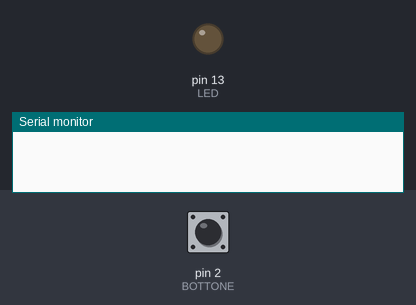
Simulated run of this sketch. Board: Arduino Uno, built with avr-gcc and run on an emulated ATmega328P. Parts: output pins drawn as LEDs (lit = HIGH), the last lines printed to the serial monitor. Inputs (shaded band) come from the test bench; at power-on: pin 2 (BOTTONE) LOW.

Above: at 1.2 s.
1.3 s: pin 2 (BOTTONE) pulled HIGH for 0.15 s
At 2.2 s:
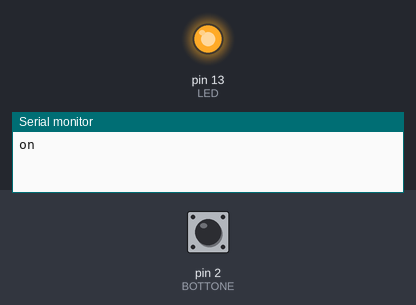
2.9 s: pin 2 (BOTTONE) pulled HIGH for 1 s
At 3.4 s:
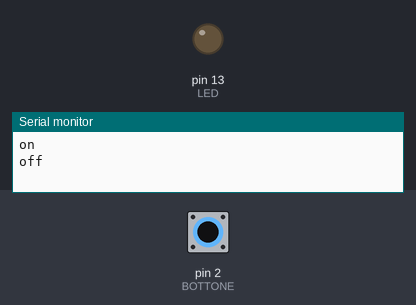
5.4 s: pin 2 (BOTTONE) pulled HIGH for 3.2 s
At 6.6 s:
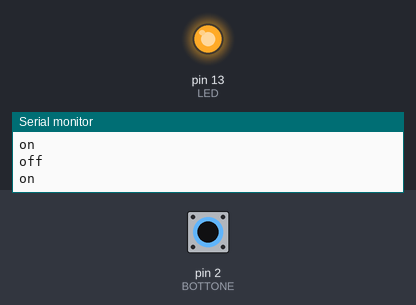
Timing chart, 0 to 8.4 s (numbered marks = the images above; inputs shaded):
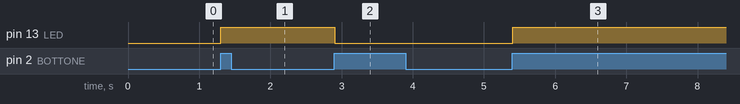

Measured:
- after the input at 1.3 s, pin 13 (LED): LOW → HIGH at once
- after the input at 2.9 s, pin 13 (LED): HIGH → LOW at once
- after the input at 5.4 s, pin 13 (LED): LOW → HIGH at once

The sketch:

p5_bottone_e_monitor_seriale_e_delay.ino
```cpp
/*
Bottone (NO) con debounce (tempo di attesa) Accende un led alla pressione di un bottone Resistenza da 10 kΩ
*/
const int BOTTONE = 2;      // dichiara il pin del Bottone
const int LED = 13;         // dichiara il pin del Led
const int Debounce = 50;    // dichiara il tempo di attesa in millisecondi (debounce)
int Stato = 0;              // dichiara lo stato del Bottone
int ultimoStatoBottone = LOW;   // dichiara l'ultimo stato del Bottone
int StatoLed = LOW;         // dichiara lo stato del Led
void setup() {
 pinMode(LED, OUTPUT);      // inizializza il pin digitale LED come output
 pinMode(BOTTONE, INPUT);   // inizializza il pin digitale BOTTONE come input
 Serial.begin (9600);       // inizializza la porta seriale
}
void loop() {
  Stato = digitalRead(BOTTONE);   // legge il valore del bottone
  if  (Stato != ultimoStatoBottone && Stato == HIGH) { // se lo stato del bottone attuale è diverso dall'ultimo stato del bottone e lo stato è alto
StatoLed = !StatoLed;       //
  if (StatoLed == HIGH){          // se il bottone è schiacciato
  digitalWrite (LED, HIGH);       // accende il led
  Serial.println ("on");          // comunica sul monitor seriale lo stato del bottone “on”
  }
  else {              // altrimenti
  digitalWrite (LED, LOW);        // spegne il led
  Serial.println ("off");         // comunica sul monitor seriale lo stato del bottone “off”
  }
}
ultimoStatoBottone = Stato;
delay (Debounce);
}
```
